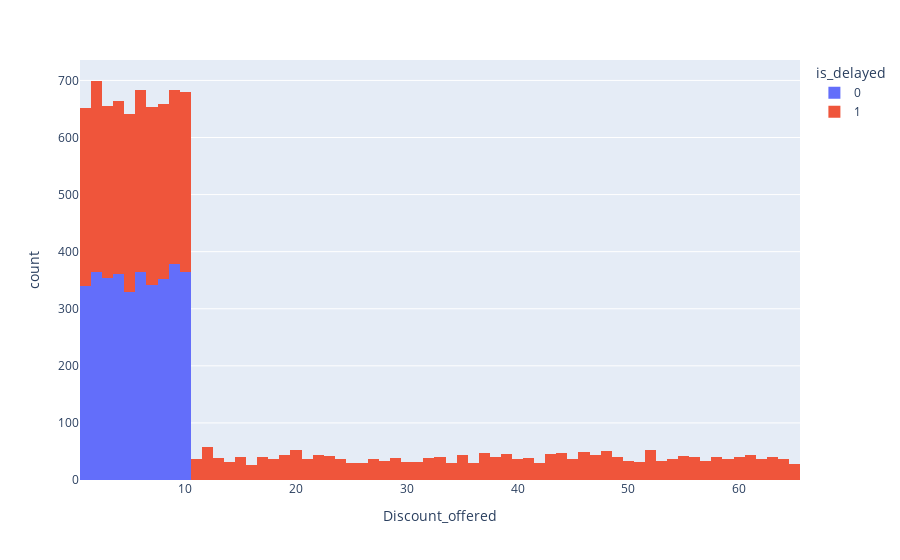

Notebook code cell kept with this figure:
### Markdown cell above
#####  As shown in the figure above, the bar chart represents the is_delayed column and the Gender.
##### we notice that there is no significant change in delayed orders in any specific Gender.

### Code cell
fig = px.histogram(df, x="Discount_offered",color="is_delayed",
    barmode="stack")
fig.show()

### Figure 1 — Plotly figure (JSON) as saved in the notebook; plotly's stock layout.template omitted (floating-point values rounded to 4 significant figures; data arrays with more than 128 entries replaced by an {"elided": "..."} marker saying what was removed)
{"data": [{"bingroup": "x", "hovertemplate": "is_delayed=0<br>Discount_offered=%{x}<br>count=%{y}<extra></extra>", "legendgroup": "0", "marker": {"color": "#636efa", "pattern": {"shape": ""}}, "name": "0", "orientation": "v", "showlegend": true, "type": "histogram", "x": {"elided": "3549 int values"}, "xaxis": "x", "yaxis": "y"}, {"bingroup": "x", "hovertemplate": "is_delayed=1<br>Discount_offered=%{x}<br>count=%{y}<extra></extra>", "legendgroup": "1", "marker": {"color": "#EF553B", "pattern": {"shape": ""}}, "name": "1", "orientation": "v", "showlegend": true, "type": "histogram", "x": {"elided": "5250 int values"}, "xaxis": "x", "yaxis": "y"}], "layout": {"barmode": "stack", "legend": {"title": {"text": "is_delayed"}, "tracegroupgap": 0}, "margin": {"t": 60}, "xaxis": {"anchor": "y", "domain": [0, 1], "title": {"text": "Discount_offered"}}, "yaxis": {"anchor": "x", "domain": [0, 1], "title": {"text": "count"}}}}
